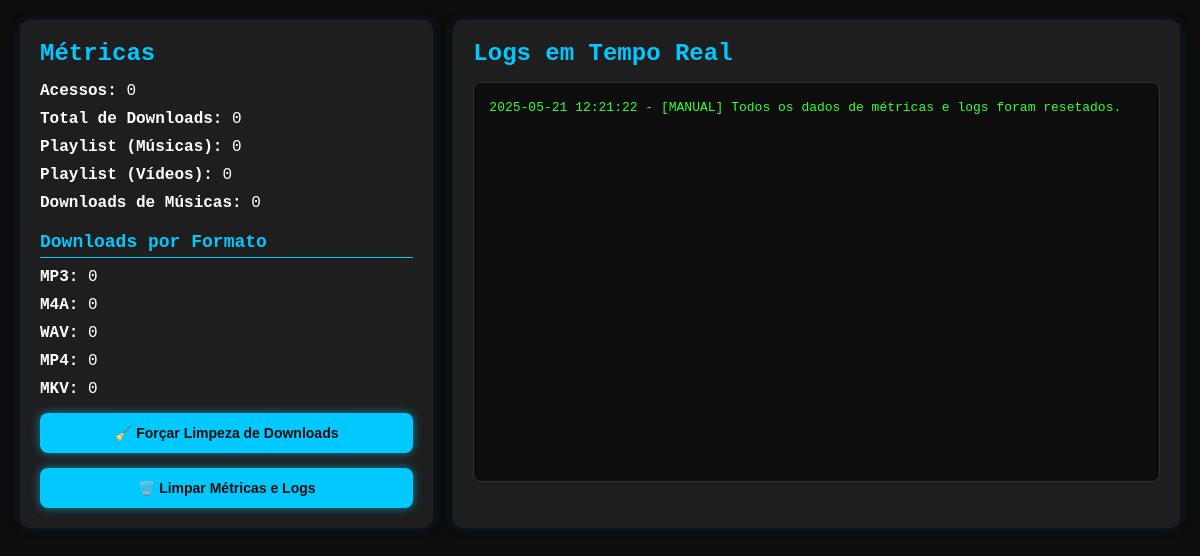
Screenshot of /caps/source/270306/dash/metrics/view with the database file from the repository.
### tables this page shows
CREATE TABLE logs (
                id INTEGER PRIMARY KEY AUTOINCREMENT,
                timestamp TEXT NOT NULL,
                message TEXT NOT NULL
            );

### app/routes.py (the view)
@main.route('/caps/source/270306/dash/metrics/view')
def show_metrics():
    metrics = get_metrics()
    return render_template('metrics.html', metrics=metrics)

### app/db.py (called while the page is built)
def get_connection():
    return sqlite3.connect(DB_PATH, check_same_thread=False)

### app/templates/metrics.html (shortened to what this page needs)
<!DOCTYPE html>
<html lang="pt-BR">
  <head>
    <link
      rel="stylesheet"
      href="{{ url_for('static', filename='metrics.css') }}"
    />
  </head>
  <body>
    <div class="dashboard-container">
      <div class="metrics-panel">
        <h2>Métricas</h2>
        <ul>
          <li><strong>Acessos:</strong> {{ metrics.access_count }}</li>
          <li>
            <strong>Total de Downloads:</strong> {{ metrics.total_downloads }}
          </li>
          <li>
            <strong>Playlist (Músicas):</strong> {{ metrics.playlist_audio }}
          </li>
          <li>
            <strong>Playlist (Vídeos):</strong> {{ metrics.playlist_video }}
          </li>
          <li>
            <strong>Downloads de Músicas:</strong> {{ metrics.music_downloads }}
          </li>
        </ul>
        <h3>Downloads por Formato</h3>
        <ul>
          <li><strong>MP3:</strong> {{ metrics.formats.mp3 or 0 }}</li>
          <li><strong>M4A:</strong> {{ metrics.formats.m4a or 0 }}</li>
          <li><strong>WAV:</strong> {{ metrics.formats.wav or 0 }}</li>
          <li><strong>MP4:</strong> {{ metrics.formats.mp4 or 0 }}</li>
          <li><strong>MKV:</strong> {{ metrics.formats.mkv or 0 }}</li>
        </ul>
        <button id="clear-downloads-btn">🧹 Forçar Limpeza de Downloads</button>
        <button id="reset-metrics-btn">🗑️ Limpar Métricas e Logs</button>
      </div>
      <div class="terminal-panel">
        <h2>Logs em Tempo Real</h2>
        <div class="terminal-box">
          {% for log in metrics.logs %}
          <pre><code>{{ log[0] }} - {{ log[1] }}</code></pre>
          {% endfor %}
        </div>
      </div>
    </div>
  </body>
</html>

### app/static/metrics.css (style rules this page uses)
* { margin: 0; padding: 0; box-sizing: border-box; }
body { background-color: #0d0d0d; color: #ffffff; font-family: "Fira Code", monospace; padding: 20px; }
.dashboard-container { display: flex; flex-direction: row; gap: 20px; justify-content: space-between; flex-wrap: wrap; }
.metrics-panel { background-color: #1e1e1e; padding: 20px; border-radius: 10px; flex: 1 1 300px; box-shadow: 0 0 10px rgba(1, 53, 103, 0.4); }
.metrics-panel h2 { color: #01c8ff; margin-bottom: 15px; }
.metrics-panel h3 { color: #01c8ff; margin-top: 20px; margin-bottom: 10px; font-size: 18px; border-bottom: 1px solid #01c8ff; padding-bottom: 5px; }
.metrics-panel ul { list-style: none; }
.metrics-panel li { margin-bottom: 10px; font-size: 16px; }
#clear-downloads-btn, #reset-metrics-btn { margin-top: 15px; padding: 12px 20px; background-color: #01c8ff; color: #0d0d0d; font-weight: bold; border: none; border-radius: 8px; font-size: 14px; cursor: pointer; box-shadow: 0 0 10px rgba(1, 200, 255, 0.6); transition: all 0.3s ease-in-out; display: block; width: 100%; }
.terminal-panel { background-color: #1e1e1e; padding: 20px; border-radius: 10px; flex: 2 1 500px; box-shadow: 0 0 10px rgba(1, 53, 103, 0.4); }
.terminal-panel h2 { color: #01c8ff; margin-bottom: 15px; }
.terminal-box { background-color: #0d0d0d; border: 1px solid #333; padding: 15px; height: 400px; overflow-y: scroll; border-radius: 8px; color: #33ff33; font-family: "Fira Code", monospace; font-size: 13px; line-height: 1.5; position: relative; }
.terminal-box pre { margin: 0; white-space: pre-wrap; }

### rows the page displays
logs: timestamp "2025-05-21 12:21:22", message "[MANUAL] Todos os dados de métricas e logs foram resetados."

### other values shown
{{ metrics.access_count }} "0"
{{ metrics.total_downloads }} "0"
{{ metrics.playlist_audio }} "0"
{{ metrics.playlist_video }} "0"
{{ metrics.music_downloads }} "0"
{{ metrics.formats.mp3 or 0 }} "0"
{{ metrics.formats.m4a or 0 }} "0"
{{ metrics.formats.wav or 0 }} "0"
{{ metrics.formats.mp4 or 0 }} "0"
{{ metrics.formats.mkv or 0 }} "0"
